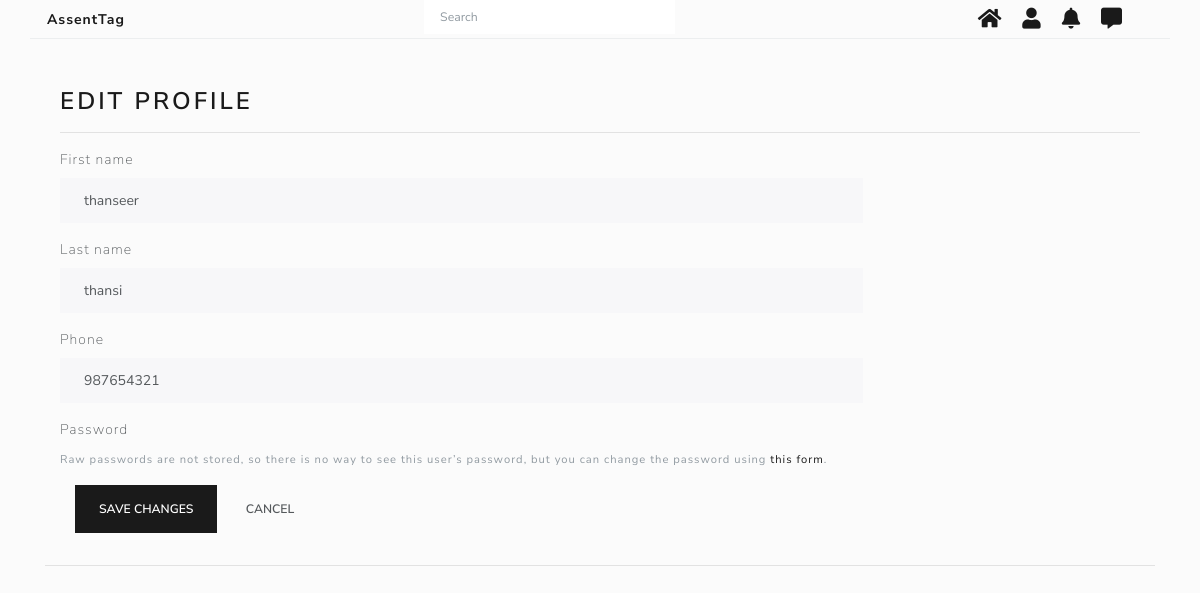
The page /accounts/edit_profile/ (signed in) on the database its author committed.
### accounts/models.py (models this page shows)
class UserAccounts(AbstractUser):
    username = None
    email = models.EmailField(_('email address'), unique=True)
    phone_regex = RegexValidator(regex=r'^\+?1?\d{9,15}$', message="Invalid format, ex: '+999999999'.")
    phone = models.CharField(validators=[phone_regex], max_length=17, blank=True, null=True)
    GENDER_CHOICES = (
        ('M', 'Male'),
        ('F', 'Female'),
        ('O','Other')
    )
    gender = models.CharField(max_length=1, choices=GENDER_CHOICES)
    dob=models.DateTimeField(null=True,blank=True)
    is_uploaded=models.BooleanField(default=False)
    USERNAME_FIELD = 'email'
    REQUIRED_FIELDS = []
    objects = UserManager()

### accounts/views.py (the view)
# urls.py: path('edit_profile/',views.edit_profile),
@login_required(login_url='/accounts/login/')
def edit_profile(request):
    if request.method == "POST":
        form = UpdateForm(request.POST,instance=request.user)
        if form.is_valid():
            form.save()
            return redirect("/")
        else:
            return render(request, "accounts/edit_profile.html", {"form":form})
    else:
        form = UpdateForm(instance=request.user)
        form1 = PasswordChangeForm(request.user)
        return render(request, "accounts/edit_profile.html", {"form":form,"form1":form1})

### accounts/forms.py
class UpdateForm(UserChangeForm):
    class Meta:
        model=UserAccounts
        fields=["first_name","last_name","phone"]

### templates/accounts/edit_profile.html (shortened to what this page needs)
{% extends 'base.html' %}
{% load static %}
{% load crispy_forms_tags %}
{% block content %}
<div class="container mt-5">
    <h3>Edit Profile</h1>
  	<hr>
	<div class="row">
      <div class="col-md-9 personal-info">
        <form class="form-horizontal" method="POST">
          {{ form | crispy }}
          <div class="form-group">
            <div class="col-md-8">
              <input type="submit" class="btn btn-primary" value="Save Changes">
              <input type="reset" class="btn btn-default" value="Cancel">
            </div>
          </div>
        </form>
      </div>
  </div>
</div>
<hr>
{% endblock %}

### templates/base.html (style rules this page uses)
body { background-color: #f7f7f775; }

### rows shown on the page
UserAccounts: first_name "thanseer", last_name "thansi", phone "987654321"
